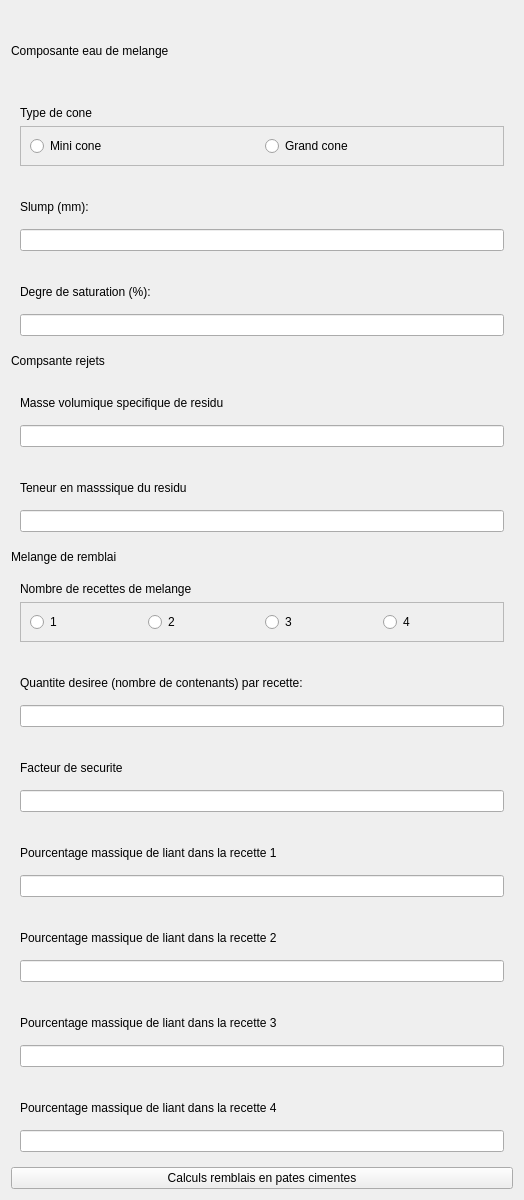
                    <widget class="QWidget" name="scrollAreaWidgetContents_5">
                     <property name="geometry">
                      <rect>
                       <x>0</x>
                       <y>-537</y>
                       <width>524</width>
                       <height>1200</height>
                      </rect>
                     </property>
                     <property name="minimumSize">
                      <size>
                       <width>0</width>
                       <height>1200</height>
                      </size>
                     </property>
                     <layout class="QVBoxLayout" name="verticalLayout_66">
                      <item>
                       <widget class="QLabel" name="label_55">
                        <property name="text">
                         <string>Composante eau de melange</string>
                        </property>
                       </widget>
                      </item>
                      <item>
                       <widget class="QWidget" name="widget_46" native="true">
                        <layout class="QVBoxLayout" name="verticalLayout_67">
                         <item>
                          <widget class="QLabel" name="label_56">
                           <property name="text">
                            <string>Type de cone</string>
                           </property>
                          </widget>
                         </item>
                         <item>
                          <widget class="QFrame" name="frame_9">
                           <property name="frameShape">
                            <enum>QFrame::StyledPanel</enum>
                           </property>
                           <property name="frameShadow">
                            <enum>QFrame::Raised</enum>
                           </property>
                           <layout class="QHBoxLayout" name="horizontalLayout_13">
                            <item>
                             <widget class="QRadioButton" name="radioButton_38">
                              <property name="text">
                               <string>Mini cone</string>
                              </property>
                             </widget>
                            </item>
                            <item>
                             <widget class="QRadioButton" name="radioButton_39">
                              <property name="text">
                               <string>Grand cone</string>
                              </property>
                             </widget>
                            </item>
                           </layout>
                          </widget>
                         </item>
                        </layout>
                       </widget>
                      </item>
                      <item>
                       <widget class="QWidget" name="widget_47" native="true">
                        <layout class="QVBoxLayout" name="verticalLayout_68">
                         <item>
                          <widget class="QLabel" name="label_57">
                           <property name="text">
                            <string>Slump (mm):</string>
                           </property>
                          </widget>
                         </item>
                         <item>
                          <widget class="QLineEdit" name="lineEdit_37"/>
                         </item>
                        </layout>
                       </widget>
                      </item>
                      <item>
                       <widget class="QWidget" name="widget_48" native="true">
                        <layout class="QVBoxLayout" name="verticalLayout_69">
                         <item>
                          <widget class="QLabel" name="label_58">
                           <property name="text">
                            <string>Degre de saturation (%):</string>
                           </property>
                          </widget>
                         </item>
                         <item>
                          <widget class="QLineEdit" name="lineEdit_36"/>
                         </item>
                        </layout>
                       </widget>
                      </item>
                      <item>
                       <widget class="QLabel" name="label_64">
                        <property name="maximumSize">
                         <size>
                          <width>16777215</width>
                          <height>20</height>
                         </size>
                        </property>
                        <property name="text">
                         <string>Compsante rejets</string>
                        </property>
                       </widget>
                      </item>
                      <item>
                       <widget class="QWidget" name="widget_49" native="true">
                        <layout class="QVBoxLayout" name="verticalLayout_70">
                         <item>
                          <widget class="QLabel" name="label_59">
                           <property name="text">
                            <string>Masse volumique specifique de residu</string>
                           </property>
                          </widget>
                         </item>
                         <item>
                          <widget class="QLineEdit" name="lineEdit_35"/>
                         </item>
                        </layout>
                       </widget>
                      </item>
                      <item>
                       <widget class="QWidget" name="widget_50" native="true">
                        <layout class="QVBoxLayout" name="verticalLayout_71">
                         <item>
                          <widget class="QLabel" name="label_60">
                           <property name="text">
                            <string>Teneur en masssique du residu</string>
                           </property>
                          </widget>
                         </item>
                         <item>
                          <widget class="QLineEdit" name="lineEdit_34"/>
                         </item>
                        </layout>
                       </widget>
                      </item>
                      <item>
                       <widget class="QLabel" name="label_65">
                        <property name="maximumSize">
                         <size>
                          <width>16777215</width>
                          <height>20</height>
                         </size>
                        </property>
                        <property name="text">
                         <string>Melange de remblai</string>
                        </property>
                       </widget>
                      </item>
                      <item>
                       <widget class="QWidget" name="widget_51" native="true">
                        <layout class="QVBoxLayout" name="verticalLayout_72">
                         <item>
                          <widget class="QLabel" name="label_61">
                           <property name="text">
                            <string>Nombre de recettes de melange</string>
                           </property>
                          </widget>
                         </item>
                         <item>
                          <widget class="QFrame" name="frame_8">
                           <property name="maximumSize">
                            <size>
                             <width>16777215</width>
                             <height>40</height>
                            </size>
                           </property>
                           <property name="frameShape">
                            <enum>QFrame::StyledPanel</enum>
                           </property>
                           <property name="frameShadow">
                            <enum>QFrame::Raised</enum>
                           </property>
                           <layout class="QHBoxLayout" name="horizontalLayout_12">
                            <item>
                             <widget class="QRadioButton" name="radioButton_37">
                              <property name="text">
                               <string>1</string>
                              </property>
                             </widget>
                            </item>
                            <item>
                             <widget class="QRadioButton" name="radioButton_36">
                              <property name="text">
                               <string>2</string>
                              </property>
                             </widget>
                            </item>
                            <item>
                             <widget class="QRadioButton" name="radioButton_34">
                              <property name="text">
                               <string>3</string>
                              </property>
                             </widget>
                            </item>
                            <item>
                             <widget class="QRadioButton" name="radioButton_35">
                              <property name="text">
                               <string>4</string>
                              </property>
                             </widget>
                            </item>
                           </layout>
                          </widget>
                         </item>
                        </layout>
                       </widget>
                      </item>
                      <item>
                       <widget class="QWidget" name="widget_52" native="true">
                        <layout class="QVBoxLayout" name="verticalLayout_73">
                         <item>
                          <widget class="QLabel" name="label_62">
                           <property name="text">
                            <string>Quantite desiree (nombre de contenants) par recette:</string>
                           </property>
                          </widget>
                         </item>
                         <item>
                          <widget class="QLineEdit" name="lineEdit_33"/>
                         </item>
                        </layout>
                       </widget>
                      </item>
                      <item>
                       <widget class="QWidget" name="widget_53" native="true">
                        <layout class="QVBoxLayout" name="verticalLayout_74">
                         <item>
                          <widget class="QLabel" name="label_63">
                           <property name="text">
                            <string>Facteur de securite</string>
                           </property>
                          </widget>
                         </item>
                         <item>
                          <widget class="QLineEdit" name="lineEdit_32"/>
                         </item>
                        </layout>
                       </widget>
                      </item>
                      <item>
                       <widget class="QWidget" name="widget_54" native="true">
                        <layout class="QVBoxLayout" name="verticalLayout_75">
                         <item>
                          <widget class="QLabel" name="label_66">
                           <property name="text">
                            <string>Pourcentage massique de liant dans la recette 1</string>
                           </property>
                          </widget>
                         </item>
                         <item>
                          <widget class="QLineEdit" name="lineEdit_38"/>
                         </item>
                        </layout>
                       </widget>
                      </item>
                      <item>
                       <widget class="QWidget" name="widget_55" native="true">
                        <layout class="QVBoxLayout" name="verticalLayout_76">
                         <item>
                          <widget class="QLabel" name="label_67">
                           <property name="text">
                            <string>Pourcentage massique de liant dans la recette 2</string>
                           </property>
                          </widget>
                         </item>
                         <item>
                          <widget class="QLineEdit" name="lineEdit_39"/>
                         </item>
                        </layout>
                       </widget>
                      </item>
                      <item>
                       <widget class="QWidget" name="widget_56" native="true">
                        <layout class="QVBoxLayout" name="verticalLayout_77">
                         <item>
                          <widget class="QLabel" name="label_68">
                           <property name="text">
                            <string>Pourcentage massique de liant dans la recette 3</string>
                           </property>
                          </widget>
                         </item>
                         <item>
                          <widget class="QLineEdit" name="lineEdit_40"/>
                         </item>
                        </layout>
                       </widget>
                      </item>
                      <item>
                       <widget class="QWidget" name="widget_57" native="true">
                        <layout class="QVBoxLayout" name="verticalLayout_78">
                         <item>
                          <widget class="QLabel" name="label_69">
                           <property name="text">
                            <string>Pourcentage massique de liant dans la recette 4</string>
                           </property>
                          </widget>
                         </item>
                         <item>
                          <widget class="QLineEdit" name="lineEdit_41"/>
                         </item>
                        </layout>
                       </widget>
                      </item>
                      <item>
                       <widget class="QPushButton" name="pushButton_23">
                        <property name="text">
                         <string>Calculs remblais en pates cimentes</string>
                        </property>
                       </widget>
                      </item>
                     </layout>
                    </widget>
